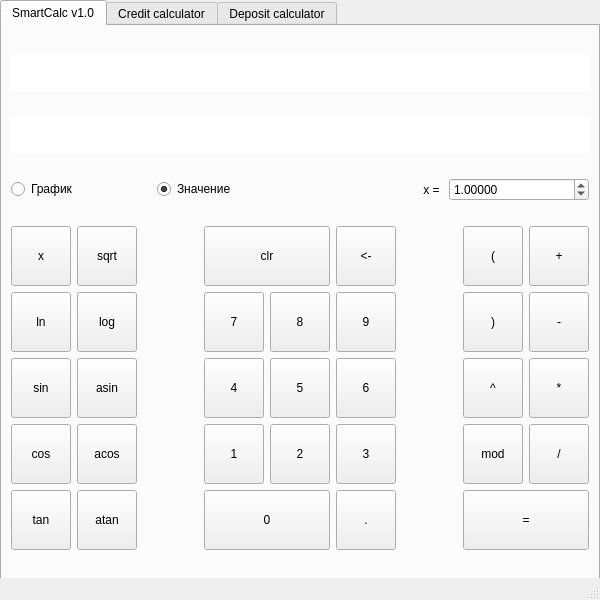
<?xml version="1.0" encoding="UTF-8"?>
<ui version="4.0">
 <class>MainWindow</class>
 <widget class="QMainWindow" name="MainWindow">
  <property name="geometry">
   <rect>
    <x>0</x>
    <y>0</y>
    <width>600</width>
    <height>600</height>
   </rect>
  </property>
  <property name="sizePolicy">
   <sizepolicy hsizetype="Fixed" vsizetype="Fixed">
    <horstretch>0</horstretch>
    <verstretch>0</verstretch>
   </sizepolicy>
  </property>
  <property name="minimumSize">
   <size>
    <width>600</width>
    <height>600</height>
   </size>
  </property>
  <property name="maximumSize">
   <size>
    <width>600</width>
    <height>600</height>
   </size>
  </property>
  <property name="windowTitle">
   <string>rdontos SmartCalc_v2.0 </string>
  </property>
  <widget class="QWidget" name="centralwidget">
   <widget class="QTabWidget" name="tabWidget">
    <property name="geometry">
     <rect>
      <x>0</x>
      <y>0</y>
      <width>600</width>
      <height>581</height>
     </rect>
    </property>
    <property name="sizePolicy">
     <sizepolicy hsizetype="Maximum" vsizetype="Maximum">
      <horstretch>0</horstretch>
      <verstretch>0</verstretch>
     </sizepolicy>
    </property>
    <property name="maximumSize">
     <size>
      <width>1000</width>
      <height>800</height>
     </size>
    </property>
    <property name="currentIndex">
     <number>0</number>
    </property>
    <widget class="QWidget" name="tab">
     <attribute name="title">
      <string>SmartCalc v1.0</string>
     </attribute>
     <layout class="QGridLayout" name="gridLayout_2">
      <item row="0" column="0">
       <widget class="QLineEdit" name="lineEdit">
        <property name="font">
         <font>
          <pointsize>20</pointsize>
         </font>
        </property>
        <property name="frame">
         <bool>false</bool>
        </property>
        <property name="alignment">
         <set>Qt::AlignRight|Qt::AlignTrailing|Qt::AlignVCenter</set>
        </property>
        <property name="readOnly">
         <bool>true</bool>
        </property>
       </widget>
      </item>
      <item row="1" column="0">
       <widget class="QLineEdit" name="lineEdit_2">
        <property name="font">
         <font>
          <pointsize>20</pointsize>
         </font>
        </property>
        <property name="frame">
         <bool>false</bool>
        </property>
        <property name="alignment">
         <set>Qt::AlignRight|Qt::AlignTrailing|Qt::AlignVCenter</set>
        </property>
        <property name="readOnly">
         <bool>true</bool>
        </property>
       </widget>
      </item>
      <item row="3" column="0">
       <layout class="QGridLayout" name="gridLayout_3">
        <item row="0" column="7">
         <widget class="QPushButton" name="pushButton_open_bracket">
          <property name="sizePolicy">
           <sizepolicy hsizetype="Fixed" vsizetype="Fixed">
            <horstretch>0</horstretch>
            <verstretch>0</verstretch>
           </sizepolicy>
          </property>
          <property name="minimumSize">
           <size>
            <width>60</width>
            <height>60</height>
           </size>
          </property>
          <property name="maximumSize">
           <size>
            <width>60</width>
            <height>60</height>
           </size>
          </property>
          <property name="text">
           <string>(</string>
          </property>
         </widget>
        </item>
        <item row="4" column="1">
         <widget class="QPushButton" name="pushButton_atan">
          <property name="sizePolicy">
           <sizepolicy hsizetype="Fixed" vsizetype="Fixed">
            <horstretch>0</horstretch>
            <verstretch>0</verstretch>
           </sizepolicy>
          </property>
          <property name="minimumSize">
           <size>
            <width>60</width>
            <height>60</height>
           </size>
          </property>
          <property name="maximumSize">
           <size>
            <width>60</width>
            <height>60</height>
           </size>
          </property>
          <property name="text">
           <string>atan</string>
          </property>
         </widget>
        </item>
        <item row="3" column="5">
         <widget class="QPushButton" name="pushButton_num_3">
          <property name="sizePolicy">
           <sizepolicy hsizetype="Fixed" vsizetype="Fixed">
            <horstretch>0</horstretch>
            <verstretch>0</verstretch>
           </sizepolicy>
          </property>
          <property name="minimumSize">
           <size>
            <width>60</width>
            <height>60</height>
           </size>
          </property>
          <property name="maximumSize">
           <size>
            <width>60</width>
            <height>60</height>
           </size>
          </property>
          <property name="text">
           <string>3</string>
          </property>
         </widget>
        </item>
        <item row="1" column="8">
         <widget class="QPushButton" name="pushButton_sub">
          <property name="sizePolicy">
           <sizepolicy hsizetype="Fixed" vsizetype="Fixed">
            <horstretch>0</horstretch>
            <verstretch>0</verstretch>
           </sizepolicy>
          </property>
          <property name="minimumSize">
           <size>
            <width>60</width>
            <height>60</height>
           </size>
          </property>
          <property name="maximumSize">
           <size>
            <width>60</width>
            <height>60</height>
           </size>
          </property>
          <property name="text">
           <string>-</string>
          </property>
         </widget>
        </item>
        <item row="2" column="0">
         <widget class="QPushButton" name="pushButton_sin">
          <property name="sizePolicy">
           <sizepolicy hsizetype="Fixed" vsizetype="Fixed">
            <horstretch>0</horstretch>
            <verstretch>0</verstretch>
           </sizepolicy>
          </property>
          <property name="minimumSize">
           <size>
            <width>60</width>
            <height>60</height>
           </size>
          </property>
          <property name="maximumSize">
           <size>
            <width>60</width>
            <height>60</height>
           </size>
          </property>
          <property name="text">
           <string>sin</string>
          </property>
         </widget>
        </item>
        <item row="1" column="4">
         <widget class="QPushButton" name="pushButton_num_8">
          <property name="sizePolicy">
           <sizepolicy hsizetype="Fixed" vsizetype="Fixed">
            <horstretch>0</horstretch>
            <verstretch>0</verstretch>
           </sizepolicy>
          </property>
          <property name="minimumSize">
           <size>
            <width>60</width>
            <height>60</height>
           </size>
          </property>
          <property name="maximumSize">
           <size>
            <width>60</width>
            <height>60</height>
           </size>
          </property>
          <property name="text">
           <string>8</string>
          </property>
         </widget>
        </item>
        <item row="1" column="1">
         <widget class="QPushButton" name="pushButton_log">
          <property name="sizePolicy">
           <sizepolicy hsizetype="Fixed" vsizetype="Fixed">
            <horstretch>0</horstretch>
            <verstretch>0</verstretch>
           </sizepolicy>
          </property>
          <property name="minimumSize">
           <size>
            <width>60</width>
            <height>60</height>
           </size>
          </property>
          <property name="maximumSize">
           <size>
            <width>60</width>
            <height>60</height>
           </size>
          </property>
          <property name="text">
           <string>log</string>
          </property>
         </widget>
        </item>
        <item row="4" column="0">
         <widget class="QPushButton" name="pushButton_tan">
          <property name="sizePolicy">
           <sizepolicy hsizetype="Fixed" vsizetype="Fixed">
            <horstretch>0</horstretch>
            <verstretch>0</verstretch>
           </sizepolicy>
          </property>
          <property name="minimumSize">
           <size>
            <width>60</width>
            <height>60</height>
           </size>
          </property>
          <property name="maximumSize">
           <size>
            <width>60</width>
            <height>60</height>
           </size>
          </property>
          <property name="text">
           <string>tan</string>
          </property>
         </widget>
        </item>
        <item row="2" column="5">
         <widget class="QPushButton" name="pushButton_num_6">
          <property name="sizePolicy">
           <sizepolicy hsizetype="Fixed" vsizetype="Fixed">
            <horstretch>0</horstretch>
            <verstretch>0</verstretch>
           </sizepolicy>
          </property>
          <property name="minimumSize">
           <size>
            <width>60</width>
            <height>60</height>
           </size>
          </property>
          <property name="maximumSize">
           <size>
            <width>60</width>
            <height>60</height>
           </size>
          </property>
          <property name="text">
           <string>6</string>
          </property>
         </widget>
        </item>
        <item row="2" column="4">
         <widget class="QPushButton" name="pushButton_num_5">
          <property name="sizePolicy">
           <sizepolicy hsizetype="Fixed" vsizetype="Fixed">
            <horstretch>0</horstretch>
            <verstretch>0</verstretch>
           </sizepolicy>
          </property>
          <property name="minimumSize">
           <size>
            <width>60</width>
            <height>60</height>
           </size>
          </property>
          <property name="maximumSize">
           <size>
            <width>60</width>
            <height>60</height>
           </size>
          </property>
          <property name="text">
           <string>5</string>
          </property>
         </widget>
        </item>
        <item row="1" column="5">
         <widget class="QPushButton" name="pushButton_num_9">
          <property name="sizePolicy">
           <sizepolicy hsizetype="Fixed" vsizetype="Fixed">
            <horstretch>0</horstretch>
            <verstretch>0</verstretch>
           </sizepolicy>
          </property>
          <property name="minimumSize">
           <size>
            <width>60</width>
            <height>60</height>
           </size>
          </property>
          <property name="maximumSize">
           <size>
            <width>60</width>
            <height>60</height>
           </size>
          </property>
          <property name="text">
           <string>9</string>
          </property>
         </widget>
        </item>
        <item row="0" column="5">
         <widget class="QPushButton" name="pushButton_back">
          <property name="sizePolicy">
           <sizepolicy hsizetype="Fixed" vsizetype="Fixed">
            <horstretch>0</horstretch>
            <verstretch>0</verstretch>
           </sizepolicy>
          </property>
          <property name="minimumSize">
           <size>
            <width>60</width>
            <height>60</height>
           </size>
          </property>
          <property name="maximumSize">
           <size>
            <width>60</width>
            <height>60</height>
           </size>
          </property>
          <property name="text">
           <string>&lt;-</string>
          </property>
         </widget>
        </item>
        <item row="3" column="7">
         <widget class="QPushButton" name="pushButton_mod">
          <property name="sizePolicy">
           <sizepolicy hsizetype="Fixed" vsizetype="Fixed">
            <horstretch>0</horstretch>
            <verstretch>0</verstretch>
           </sizepolicy>
          </property>
          <property name="minimumSize">
           <size>
            <width>60</width>
            <height>60</height>
           </size>
          </property>
          <property name="maximumSize">
           <size>
            <width>60</width>
            <height>60</height>
           </size>
          </property>
          <property name="text">
           <string>mod</string>
          </property>
         </widget>
        </item>
        <item row="4" column="3" colspan="2">
         <widget class="QPushButton" name="pushButton_num_0">
          <property name="maximumSize">
           <size>
            <width>16777215</width>
            <height>60</height>
           </size>
          </property>
          <property name="text">
           <string>0</string>
          </property>
         </widget>
        </item>
        <item row="0" column="1">
         <widget class="QPushButton" name="pushButton_sqrt">
          <property name="sizePolicy">
           <sizepolicy hsizetype="Fixed" vsizetype="Fixed">
            <horstretch>0</horstretch>
            <verstretch>0</verstretch>
           </sizepolicy>
          </property>
          <property name="minimumSize">
           <size>
            <width>60</width>
            <height>60</height>
           </size>
          </property>
          <property name="maximumSize">
           <size>
            <width>60</width>
            <height>60</height>
           </size>
          </property>
          <property name="text">
           <string>sqrt</string>
          </property>
         </widget>
        </item>
        <item row="2" column="7">
         <widget class="QPushButton" name="pushButton_degree">
          <property name="sizePolicy">
           <sizepolicy hsizetype="Fixed" vsizetype="Fixed">
            <horstretch>0</horstretch>
            <verstretch>0</verstretch>
           </sizepolicy>
          </property>
          <property name="minimumSize">
           <size>
            <width>60</width>
            <height>60</height>
           </size>
          </property>
          <property name="maximumSize">
           <size>
            <width>60</width>
            <height>60</height>
           </size>
          </property>
          <property name="text">
           <string>^</string>
          </property>
         </widget>
        </item>
        <item row="3" column="3">
         <widget class="QPushButton" name="pushButton_num_1">
          <property name="sizePolicy">
           <sizepolicy hsizetype="Fixed" vsizetype="Fixed">
            <horstretch>0</horstretch>
            <verstretch>0</verstretch>
           </sizepolicy>
          </property>
          <property name="minimumSize">
           <size>
            <width>60</width>
            <height>60</height>
           </size>
          </property>
          <property name="maximumSize">
           <size>
            <width>60</width>
            <height>60</height>
           </size>
          </property>
          <property name="text">
           <string>1</string>
          </property>
         </widget>
        </item>
        <item row="3" column="4">
         <widget class="QPushButton" name="pushButton_num_2">
          <property name="sizePolicy">
           <sizepolicy hsizetype="Fixed" vsizetype="Fixed">
            <horstretch>0</horstretch>
            <verstretch>0</verstretch>
           </sizepolicy>
          </property>
          <property name="minimumSize">
           <size>
            <width>60</width>
            <height>60</height>
           </size>
          </property>
          <property name="maximumSize">
           <size>
            <width>60</width>
            <height>60</height>
           </size>
          </property>
          <property name="text">
           <string>2</string>
          </property>
         </widget>
        </item>
        <item row="1" column="7">
         <widget class="QPushButton" name="pushButton_close_bracket">
          <property name="sizePolicy">
           <sizepolicy hsizetype="Fixed" vsizetype="Fixed">
            <horstretch>0</horstretch>
            <verstretch>0</verstretch>
           </sizepolicy>
          </property>
          <property name="minimumSize">
           <size>
            <width>60</width>
            <height>60</height>
           </size>
          </property>
          <property name="maximumSize">
           <size>
            <width>60</width>
            <height>60</height>
           </size>
          </property>
          <property name="text">
           <string>)</string>
          </property>
         </widget>
        </item>
        <item row="1" column="3">
         <widget class="QPushButton" name="pushButton_num_7">
          <property name="sizePolicy">
           <sizepolicy hsizetype="Fixed" vsizetype="Fixed">
            <horstretch>0</horstretch>
            <verstretch>0</verstretch>
           </sizepolicy>
          </property>
          <property name="minimumSize">
           <size>
            <width>60</width>
            <height>60</height>
           </size>
          </property>
          <property name="maximumSize">
           <size>
            <width>60</width>
            <height>60</height>
           </size>
          </property>
          <property name="text">
           <string>7</string>
          </property>
         </widget>
        </item>
        <item row="1" column="0">
         <widget class="QPushButton" name="pushButton_ln">
          <property name="sizePolicy">
           <sizepolicy hsizetype="Fixed" vsizetype="Fixed">
            <horstretch>0</horstretch>
            <verstretch>0</verstretch>
           </sizepolicy>
          </property>
          <property name="minimumSize">
           <size>
            <width>60</width>
            <height>60</height>
           </size>
          </property>
          <property name="maximumSize">
           <size>
            <width>60</width>
            <height>60</height>
           </size>
          </property>
          <property name="text">
           <string>ln</string>
          </property>
         </widget>
        </item>
        <item row="2" column="1">
         <widget class="QPushButton" name="pushButton_asin">
          <property name="sizePolicy">
           <sizepolicy hsizetype="Fixed" vsizetype="Fixed">
            <horstretch>0</horstretch>
            <verstretch>0</verstretch>
           </sizepolicy>
          </property>
          <property name="minimumSize">
           <size>
            <width>60</width>
            <height>60</height>
           </size>
          </property>
          <property name="maximumSize">
           <size>
            <width>60</width>
            <height>60</height>
           </size>
          </property>
          <property name="text">
           <string>asin</string>
          </property>
         </widget>
        </item>
        <item row="1" column="6">
         <spacer name="horizontalSpacer">
          <property name="orientation">
           <enum>Qt::Horizontal</enum>
          </property>
          <property name="sizeHint" stdset="0">
           <size>
            <width>40</width>
            <height>20</height>
           </size>
          </property>
         </spacer>
        </item>
        <item row="4" column="7" colspan="2">
         <widget class="QPushButton" name="pushButton_answer">
          <property name="maximumSize">
           <size>
            <width>16777215</width>
            <height>60</height>
           </size>
          </property>
          <property name="text">
           <string>=</string>
          </property>
         </widget>
        </item>
        <item row="0" column="0">
         <widget class="QPushButton" name="pushButton_x">
          <property name="sizePolicy">
           <sizepolicy hsizetype="Fixed" vsizetype="Fixed">
            <horstretch>0</horstretch>
            <verstretch>0</verstretch>
           </sizepolicy>
          </property>
          <property name="minimumSize">
           <size>
            <width>60</width>
            <height>60</height>
           </size>
          </property>
          <property name="maximumSize">
           <size>
            <width>60</width>
            <height>60</height>
           </size>
          </property>
          <property name="text">
           <string>x</string>
          </property>
         </widget>
        </item>
        <item row="3" column="8">
         <widget class="QPushButton" name="pushButton_div">
          <property name="sizePolicy">
           <sizepolicy hsizetype="Fixed" vsizetype="Fixed">
            <horstretch>0</horstretch>
            <verstretch>0</verstretch>
           </sizepolicy>
          </property>
          <property name="minimumSize">
           <size>
            <width>60</width>
            <height>60</height>
           </size>
          </property>
          <property name="maximumSize">
           <size>
            <width>60</width>
            <height>60</height>
           </size>
          </property>
          <property name="text">
           <string>/</string>
          </property>
         </widget>
        </item>
        <item row="2" column="8">
         <widget class="QPushButton" name="pushButton_mul">
          <property name="sizePolicy">
           <sizepolicy hsizetype="Fixed" vsizetype="Fixed">
            <horstretch>0</horstretch>
            <verstretch>0</verstretch>
           </sizepolicy>
          </property>
          <property name="minimumSize">
           <size>
            <width>60</width>
            <height>60</height>
           </size>
          </property>
          <property name="maximumSize">
           <size>
            <width>60</width>
            <height>60</height>
           </size>
          </property>
          <property name="text">
           <string>*</string>
          </property>
         </widget>
        </item>
        <item row="0" column="8">
         <widget class="QPushButton" name="pushButton_sum">
          <property name="sizePolicy">
           <sizepolicy hsizetype="Fixed" vsizetype="Fixed">
            <horstretch>0</horstretch>
            <verstretch>0</verstretch>
           </sizepolicy>
          </property>
          <property name="minimumSize">
           <size>
            <width>60</width>
            <height>60</height>
           </size>
          </property>
          <property name="maximumSize">
           <size>
            <width>60</width>
            <height>60</height>
           </size>
          </property>
          <property name="text">
           <string>+</string>
          </property>
         </widget>
        </item>
        <item row="2" column="3">
         <widget class="QPushButton" name="pushButton_num_4">
          <property name="sizePolicy">
           <sizepolicy hsizetype="Fixed" vsizetype="Fixed">
            <horstretch>0</horstretch>
            <verstretch>0</verstretch>
           </sizepolicy>
          </property>
          <property name="minimumSize">
           <size>
            <width>60</width>
            <height>60</height>
           </size>
          </property>
          <property name="maximumSize">
           <size>
            <width>60</width>
            <height>60</height>
           </size>
          </property>
          <property name="text">
           <string>4</string>
          </property>
         </widget>
        </item>
        <item row="0" column="2">
         <spacer name="horizontalSpacer_2">
          <property name="orientation">
           <enum>Qt::Horizontal</enum>
          </property>
          <property name="sizeHint" stdset="0">
           <size>
            <width>40</width>
            <height>20</height>
           </size>
          </property>
         </spacer>
        </item>
        <item row="3" column="0">
         <widget class="QPushButton" name="pushButton_cos">
          <property name="sizePolicy">
           <sizepolicy hsizetype="Fixed" vsizetype="Fixed">
            <horstretch>0</horstretch>
            <verstretch>0</verstretch>
           </sizepolicy>
          </property>
          <property name="minimumSize">
           <size>
            <width>60</width>
            <height>60</height>
           </size>
          </property>
          <property name="maximumSize">
           <size>
            <width>60</width>
            <height>60</height>
           </size>
          </property>
          <property name="text">
           <string>cos</string>
          </property>
         </widget>
        </item>
        <item row="4" column="5">
         <widget class="QPushButton" name="pushButton_dot">
          <property name="sizePolicy">
           <sizepolicy hsizetype="Fixed" vsizetype="Fixed">
            <horstretch>0</horstretch>
            <verstretch>0</verstretch>
           </sizepolicy>
          </property>
          <property name="minimumSize">
           <size>
            <width>60</width>
            <height>60</height>
           </size>
          </property>
          <property name="maximumSize">
           <size>
            <width>60</width>
            <height>60</height>
           </size>
          </property>
          <property name="text">
           <string>.</string>
          </property>
         </widget>
        </item>
        <item row="3" column="1">
         <widget class="QPushButton" name="pushButton_acos">
          <property name="sizePolicy">
           <sizepolicy hsizetype="Fixed" vsizetype="Fixed">
            <horstretch>0</horstretch>
            <verstretch>0</verstretch>
           </sizepolicy>
          </property>
          <property name="minimumSize">
           <size>
            <width>60</width>
            <height>60</height>
           </size>
          </property>
          <property name="maximumSize">
           <size>
            <width>60</width>
            <height>60</height>
           </size>
          </property>
          <property name="text">
           <string>acos</string>
          </property>
         </widget>
        </item>
        <item row="0" column="3" colspan="2">
         <widget class="QPushButton" name="pushButton_clr">
          <property name="maximumSize">
           <size>
            <width>16777215</width>
            <height>60</height>
           </size>
          </property>
          <property name="text">
           <string>clr</string>
          </property>
         </widget>
        </item>
       </layout>
      </item>
      <item row="2" column="0">
       <layout class="QHBoxLayout" name="horizontalLayout_3">
        <item>
         <widget class="QRadioButton" name="radioButton_graph">
          <property name="enabled">
           <bool>true</bool>
          </property>
          <property name="text">
           <string>График</string>
          </property>
          <property name="checked">
           <bool>false</bool>
          </property>
          <attribute name="buttonGroup">
           <string notr="true">buttonGroup</string>
          </attribute>
         </widget>
        </item>
        <item>
         <widget class="QRadioButton" name="radioButton_value">
          <property name="enabled">
           <bool>true</bool>
          </property>
          <property name="text">
           <string>Значение</string>
          </property>
          <property name="checked">
           <bool>true</bool>
          </property>
          <attribute name="buttonGroup">
           <string notr="true">buttonGroup</string>
          </attribute>
         </widget>
        </item>
        <item>
         <widget class="QLabel" name="label">
          <property name="text">
           <string>x = </string>
          </property>
          <property name="alignment">
           <set>Qt::AlignRight|Qt::AlignTrailing|Qt::AlignVCenter</set>
          </property>
         </widget>
        </item>
        <item>
         <widget class="QDoubleSpinBox" name="doubleSpinBox">
          <property name="enabled">
           <bool>true</bool>
          </property>
          <property name="decimals">
           <number>5</number>
          </property>
          <property name="minimum">
           <double>-1000000.000000000000000</double>
          </property>
          <property name="maximum">
           <double>1000000.000000000000000</double>
          </property>
          <property name="singleStep">
           <double>0.500000000000000</double>
          </property>
          <property name="value">
           <double>1.000000000000000</double>
          </property>
         </widget>
        </item>
       </layout>
      </item>
     </layout>
    </widget>
    <widget class="QWidget" name="tab_2">
     <attribute name="title">
      <string>Credit calculator</string>
     </attribute>
     <widget class="QWidget" name="gridLayoutWidget">
      <property name="geometry">
       <rect>
        <x>10</x>
        <y>10</y>
        <width>572</width>
        <height>521</height>
       </rect>
      </property>
      <layout class="QGridLayout" name="gridLayout">
       <item row="0" column="2">
        <widget class="QLabel" name="label_6">
         <property name="text">
          <string>Срок, месяцев:</string>
         </property>
        </widget>
       </item>
       <item row="1" column="0" colspan="6">
        <layout class="QHBoxLayout" name="horizontalLayout_2">
         <item>
          <widget class="QRadioButton" name="radioButton_annuity_credit">
           <property name="text">
            <string>Аннуитетные</string>
           </property>
           <property name="checked">
            <bool>true</bool>
           </property>
           <attribute name="buttonGroup">
            <string notr="true">buttonGroup_2</string>
           </attribute>
          </widget>
         </item>
         <item>
          <widget class="QRadioButton" name="radioButton_differentiated_credit">
           <property name="text">
            <string>Дифференцированный</string>
           </property>
           <attribute name="buttonGroup">
            <string notr="true">buttonGroup_2</string>
           </attribute>
          </widget>
         </item>
         <item>
          <widget class="QPushButton" name="pushButton_credit">
           <property name="text">
            <string>Рассчитать</string>
           </property>
          </widget>
         </item>
        </layout>
       </item>
       <item row="0" column="5">
        <widget class="QDoubleSpinBox" name="doubleSpinBox_rate">
         <property name="minimum">
          <double>0.010000000000000</double>
         </property>
         <property name="value">
          <double>12.000000000000000</double>
         </property>
        </widget>
       </item>
       <item row="0" column="1">
        <widget class="QDoubleSpinBox" name="doubleSpinBox_amount">
         <property name="minimum">
          <double>1.000000000000000</double>
         </property>
         <property name="maximum">
          <double>100000000.000000000000000</double>
         </property>
         <property name="singleStep">
          <double>50000.000000000000000</double>
         </property>
         <property name="value">
          <double>1000000.000000000000000</double>
         </property>
        </widget>
       </item>
       <item row="0" column="4">
        <widget class="QLabel" name="label_7">
         <property name="text">
          <string>Процентная ставка:</string>
         </property>
        </widget>
       </item>
       <item row="0" column="3">
        <widget class="QSpinBox" name="spinBox_term">
         <property name="minimum">
          <number>1</number>
         </property>
         <property name="maximum">
          <number>600</number>
         </property>
         <property name="value">
          <number>36</number>
         </property>
        </widget>
       </item>
       <item row="0" column="0">
        <widget class="QLabel" name="label_5">
         <property name="text">
          <string>Сумма:</string>
         </property>
        </widget>
       </item>
       <item row="3" column="0" colspan="6">
        <widget class="QTableView" name="tableView">
         <attribute name="horizontalHeaderCascadingSectionResizes">
          <bool>true</bool>
         </attribute>
        </widget>
       </item>
       <item row="2" column="0" colspan="6">
        <layout class="QHBoxLayout" name="horizontalLayout_5">
         <item>
          <widget class="QLabel" name="label_8">
           <property name="text">
            <string>Переплата:</string>
           </property>
          </widget>
         </item>
         <item>
          <widget class="QLineEdit" name="lineEdit_4">
           <property name="readOnly">
            <bool>true</bool>
           </property>
          </widget>
         </item>
         <item>
          <widget class="QLabel" name="label_9">
           <property name="text">
            <string>Общая выплата:</string>
           </property>
          </widget>
         </item>
         <item>
          <widget class="QLineEdit" name="lineEdit_3">
           <property name="readOnly">
            <bool>true</bool>
           </property>
          </widget>
         </item>
        </layout>
       </item>
      </layout>
     </widget>
    </widget>
    <widget class="QWidget" name="tab_3">
     <attribute name="title">
      <string>Deposit calculator</string>
     </attribute>
     <widget class="QWidget" name="layoutWidget">
      <property name="geometry">
       <rect>
        <x>10</x>
        <y>10</y>
        <width>574</width>
        <height>531</height>
       </rect>
      </property>
      <layout class="QVBoxLayout" name="verticalLayout_2">
       <item>
        <layout class="QHBoxLayout" name="horizontalLayout">
         <item>
          <widget class="QLabel" name="label_10">
           <property name="text">
            <string>Сумма:</string>
           </property>
           <property name="alignment">
            <set>Qt::AlignRight|Qt::AlignTrailing|Qt::AlignVCenter</set>
           </property>
          </widget>
         </item>
         <item>
          <widget class="QDoubleSpinBox" name="doubleSpinBox_amount_2">
           <property name="minimum">
            <double>1.000000000000000</double>
           </property>
           <property name="maximum">
            <double>100000000.000000000000000</double>
           </property>
           <property name="singleStep">
            <double>50000.000000000000000</double>
           </property>
           <property name="value">
            <double>1000000.000000000000000</double>
           </property>
          </widget>
         </item>
         <item>
          <widget class="QLabel" name="label_12">
           <property name="text">
            <string>Срок, месяцев:</string>
           </property>
           <property name="alignment">
            <set>Qt::AlignRight|Qt::AlignTrailing|Qt::AlignVCenter</set>
           </property>
          </widget>
         </item>
         <item>
          <widget class="QSpinBox" name="spinBox_term_2">
           <property name="minimum">
            <number>1</number>
           </property>
           <property name="maximum">
            <number>600</number>
           </property>
           <property name="value">
            <number>12</number>
           </property>
          </widget>
         </item>
         <item>
          <widget class="QLabel" name="label_11">
           <property name="text">
            <string>Процентная ставка:</string>
           </property>
           <property name="alignment">
            <set>Qt::AlignRight|Qt::AlignTrailing|Qt::AlignVCenter</set>
           </property>
          </widget>
         </item>
         <item>
          <widget class="QDoubleSpinBox" name="doubleSpinBox_rate_2">
           <property name="minimum">
            <double>0.010000000000000</double>
           </property>
           <property name="value">
            <double>12.000000000000000</double>
           </property>
          </widget>
         </item>
        </layout>
       </item>
       <item>
        <layout class="QHBoxLayout" name="horizontalLayout_6">
         <item>
          <widget class="QLabel" name="label_13">
           <property name="text">
            <string>Дата начала:</string>
           </property>
           <property name="alignment">
            <set>Qt::AlignRight|Qt::AlignTrailing|Qt::AlignVCenter</set>
           </property>
          </widget>
         </item>
         <item>
          <widget class="QDateEdit" name="dateEdit">
           <property name="dateTime">
            <datetime>
             <hour>0</hour>
             <minute>0</minute>
             <second>0</second>
             <year>2022</year>
             <month>1</month>
             <day>1</day>
            </datetime>
           </property>
          </widget>
         </item>
         <item>
          <widget class="QCheckBox" name="checkBox">
           <property name="text">
            <string>Капитализация процентов</string>
           </property>
          </widget>
         </item>
         <item>
          <widget class="QPushButton" name="pushButton_deposit">
           <property name="text">
            <string>Рассчитать</string>
           </property>
          </widget>
         </item>
        </layout>
       </item>
       <item>
        <widget class="Line" name="line">
         <property name="orientation">
          <enum>Qt::Horizontal</enum>
         </property>
        </widget>
       </item>
       <item>
        <layout class="QGridLayout" name="gridLayout_4">
         <item row="1" column="0">
          <widget class="QLabel" name="label_15">
           <property name="text">
            <string>Сумма:</string>
           </property>
           <property name="alignment">
            <set>Qt::AlignRight|Qt::AlignTrailing|Qt::AlignVCenter</set>
           </property>
          </widget>
         </item>
         <item row="1" column="2">
          <widget class="QLabel" name="label_14">
           <property name="text">
            <string>Дата:</string>
           </property>
           <property name="alignment">
            <set>Qt::AlignRight|Qt::AlignTrailing|Qt::AlignVCenter</set>
           </property>
          </widget>
         </item>
         <item row="1" column="3">
          <widget class="QDateEdit" name="dateEdit_2">
           <property name="dateTime">
            <datetime>
             <hour>0</hour>
             <minute>0</minute>
             <second>0</second>
             <year>2022</year>
             <month>2</month>
             <day>2</day>
            </datetime>
           </property>
          </widget>
         </item>
         <item row="1" column="1">
          <widget class="QDoubleSpinBox" name="doubleSpinBox_amount_3">
           <property name="minimum">
            <double>1.000000000000000</double>
           </property>
           <property name="maximum">
            <double>100000000.000000000000000</double>
           </property>
           <property name="singleStep">
            <double>50000.000000000000000</double>
           </property>
           <property name="value">
            <double>50000.000000000000000</double>
           </property>
          </widget>
         </item>
         <item row="0" column="0">
          <widget class="QLabel" name="label_16">
           <property name="text">
            <string>Частичное:</string>
           </property>
          </widget>
         </item>
         <item row="0" column="1">
          <widget class="QRadioButton" name="radioButton_put">
           <property name="text">
            <string>пополнение</string>
           </property>
           <property name="checked">
            <bool>true</bool>
           </property>
           <attribute name="buttonGroup">
            <string notr="true">buttonGroup_3</string>
           </attribute>
          </widget>
         </item>
         <item row="0" column="2">
          <widget class="QRadioButton" name="radioButton_take">
           <property name="text">
            <string>снятие</string>
           </property>
           <attribute name="buttonGroup">
            <string notr="true">buttonGroup_3</string>
           </attribute>
          </widget>
         </item>
         <item row="1" column="4">
          <widget class="QPushButton" name="pushButton_deposit_add">
           <property name="text">
            <string>Добавить</string>
           </property>
          </widget>
         </item>
         <item row="0" column="4">
          <widget class="QPushButton" name="pushButton_deposit_clear">
           <property name="text">
            <string>  Очистить  </string>
           </property>
          </widget>
         </item>
        </layout>
       </item>
       <item>
        <widget class="QTableView" name="tableView_2"/>
       </item>
      </layout>
     </widget>
    </widget>
   </widget>
  </widget>
  <widget class="QStatusBar" name="statusbar"/>
 </widget>
 <resources/>
 <connections/>
 <buttongroups>
  <buttongroup name="buttonGroup"/>
  <buttongroup name="buttonGroup_3"/>
  <buttongroup name="buttonGroup_2"/>
 </buttongroups>
</ui>
